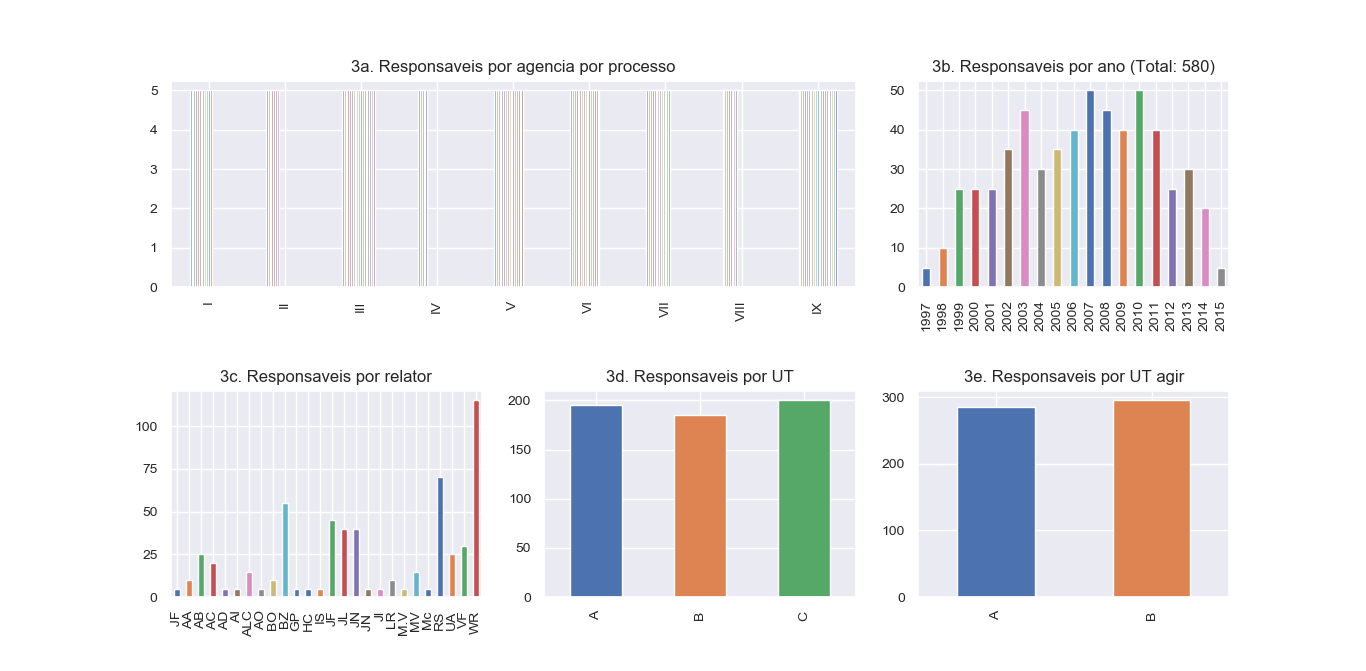

Python code for this plot:
import pandas as pd
import matplotlib.pyplot as plt
import seaborn as sns
import roman


df = pd.read_excel('base_de_dados.xlsx') # Importar base de dados para dataframe
df = df.dropna() # Descartar entradas com dados NaN
df['AgenciaInt'] = df['Agencia'].apply(lambda x: roman.fromRoman(x)) # Transformar numerais romanos em inteiros

sns.set()
fig, axes = plt.subplots(nrows=2, ncols=3 , figsize=(10,10))
plt.subplots_adjust(hspace=0.5)


# ===============================================================================================================
#                                                  QUESTAO 3a
# ===============================================================================================================

agencias = list(df['AgenciaInt'].unique())
agencias = sorted(agencias)

d_3a={}

for x in agencias:
    main_index = roman.toRoman(int(x))
    d_3a[main_index] = []
    for index, row in df.iterrows():
        if row['AgenciaInt'] == x:
            d_3a[main_index].append(row['quant_responsaveis'])

result_3a = pd.DataFrame.from_dict(d_3a, orient='index')
large_left_ax = plt.subplot2grid((2,3), (0,0), colspan=2, rowspan=1)
result_3a.plot.bar(legend=False, ax=large_left_ax, title='3a. Responsaveis por agencia por processo', fontsize=10)


# ===============================================================================================================
#                                                  QUESTAO 3b
# ===============================================================================================================

result_3b = df.groupby('Exercicio_Apurado')['quant_responsaveis'].sum()
result_3b.index.name = ''
result_3b = pd.Series(result_3b.index.values, index=result_3b) # Inverter indice com valores
result_3b = result_3b.apply(int) # Aplicar funcao conversora
result_3b = pd.Series(result_3b.index.values, index=result_3b) # Reinverter para manter numerais como indice
title = '3b. Responsaveis por ano (Total: {})'.format(result_3b.sum())
result_3b.plot.bar(legend=False, ax=axes[0,2], title=title, fontsize=10)


# ===============================================================================================================
#                                                  QUESTAO 3c
# ===============================================================================================================

result_3c = df.groupby('Relator')['quant_responsaveis'].sum()
result_3c.index.name = ''
result_3c.plot.bar(legend=False, ax=axes[1,0], title='3c. Responsaveis por relator', fontsize=10)


# ===============================================================================================================
#                                                  QUESTAO 3d
# ===============================================================================================================

result_3d = df.groupby('Unidade_Tecnica_Responsavel')['quant_responsaveis'].sum()
result_3d.index.name = ''
result_3d.plot.bar(legend=False, ax=axes[1,1], title='3d. Responsaveis por UT', fontsize=10)


# ===============================================================================================================
#                                                  QUESTAO 3e
# ===============================================================================================================

result_3e = df.groupby('Unidade_Tecnica_Por_Agir')['quant_responsaveis'].sum()
result_3e.index.name = ''
result_3e.plot.bar(legend=False, ax=axes[1,2], title='3e. Responsaveis por UT agir', fontsize=10)


plt.show()
